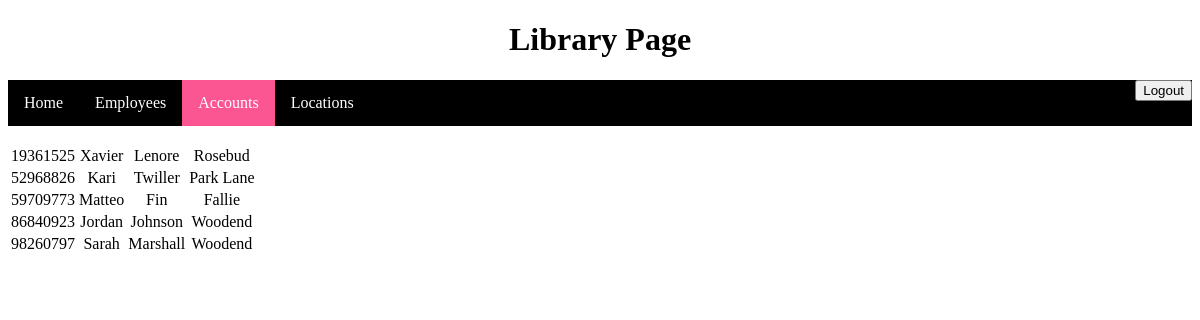
The page /account.php on the database its author committed.
### tables this page shows
CREATE TABLE IF NOT EXISTS ACCOUNT (
ACCOUNTID int(8) NOT NULL,
FNAME varchar(15) DEFAULT NULL,
LNAME varchar(20) DEFAULT NULL,
HOMELOCATION varchar(15) DEFAULT NULL REFERENCES BRANCH (LOCNAME),
PRIMARY KEY (ACCOUNTID)
);

### account.php (the view, shortened to what this page needs)
<!DOCTYPE html>
<html>
<body>
<h1>Library Page</h1>
<ul>
  <li><a href="Homepage.php">Home</a></li>
  <li><a href="employee.html">Employees</a></li>
  <li class="active"><a href="account.php">Accounts</a></li>
  <li><a href="locations.php">Locations</a></li>
  <form action = "logout.php" method = "post"><div class="buttons"><button>Logout</button></div></form>
</ul>
<br/>
<div id="results">
<?php
$dbName = '447s24_s352j477';
$conn = mysqli_connect('mysql.eecs.ku.edu', $dbName, 'aiCeiph7') or die('Could not connect: ' . mysqli_error());
mysqli_select_db($conn, $dbName) or die('Could not select database');
$query = 'SELECT * FROM ACCOUNT';
$result = mysqli_query($conn, $query, MYSQLI_STORE_RESULT) or die('Query failed: ' . mysqli_error());
echo "<table>\n";
while ($line = mysqli_fetch_array($result, MYSQLI_ASSOC)) {
   		echo "\t<tr>\n";
   		foreach ($line as $col_value) {
       		echo "\t\t<td>$col_value</td>\n";
   		}
   		echo "\t</tr>\n";
}
echo "</table>\n";
?>
</div>
</body>
</html>

### account.php (style rules this page uses)
.buttons { display: flex; justify-content:flex-end; align-items:center; }
body { text-align: center; }
ul { list-style-type: none; margin: 0; padding: 0; overflow: hidden; background-color: black; }
li { float: left; }
li a { display: block; color: white; text-align: center; padding: 14px 16px; text-decoration: none; }
.active { background-color: #fb5592; }
div { text-align: center; }

### rows shown on the page
account: ACCOUNTID "19361525", FNAME "Xavier", LNAME "Lenore", HOMELOCATION "Rosebud"
account: ACCOUNTID "52968826", FNAME "Kari", LNAME "Twiller", HOMELOCATION "Park Lane"
account: ACCOUNTID "59709773", FNAME "Matteo", LNAME "Fin", HOMELOCATION "Fallie"
account: ACCOUNTID "86840923", FNAME "Jordan", LNAME "Johnson", HOMELOCATION "Woodend"
account: ACCOUNTID "98260797", FNAME "Sarah", LNAME "Marshall", HOMELOCATION "Woodend"
